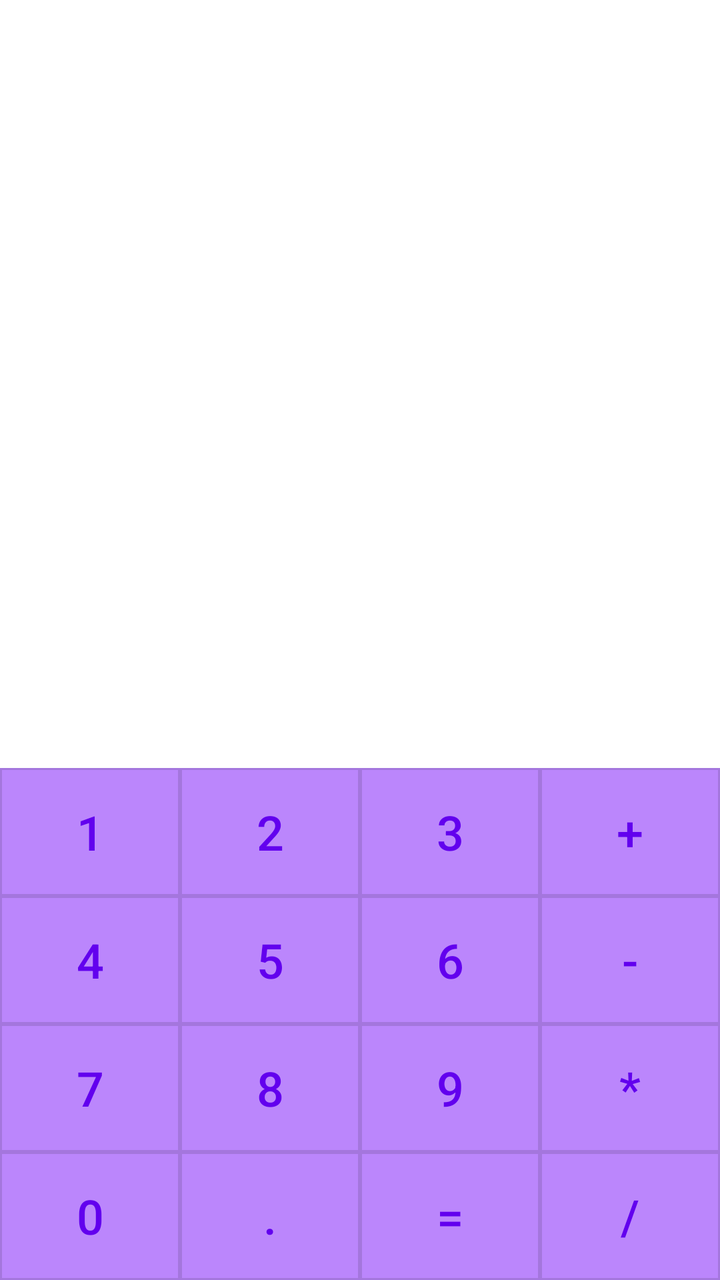
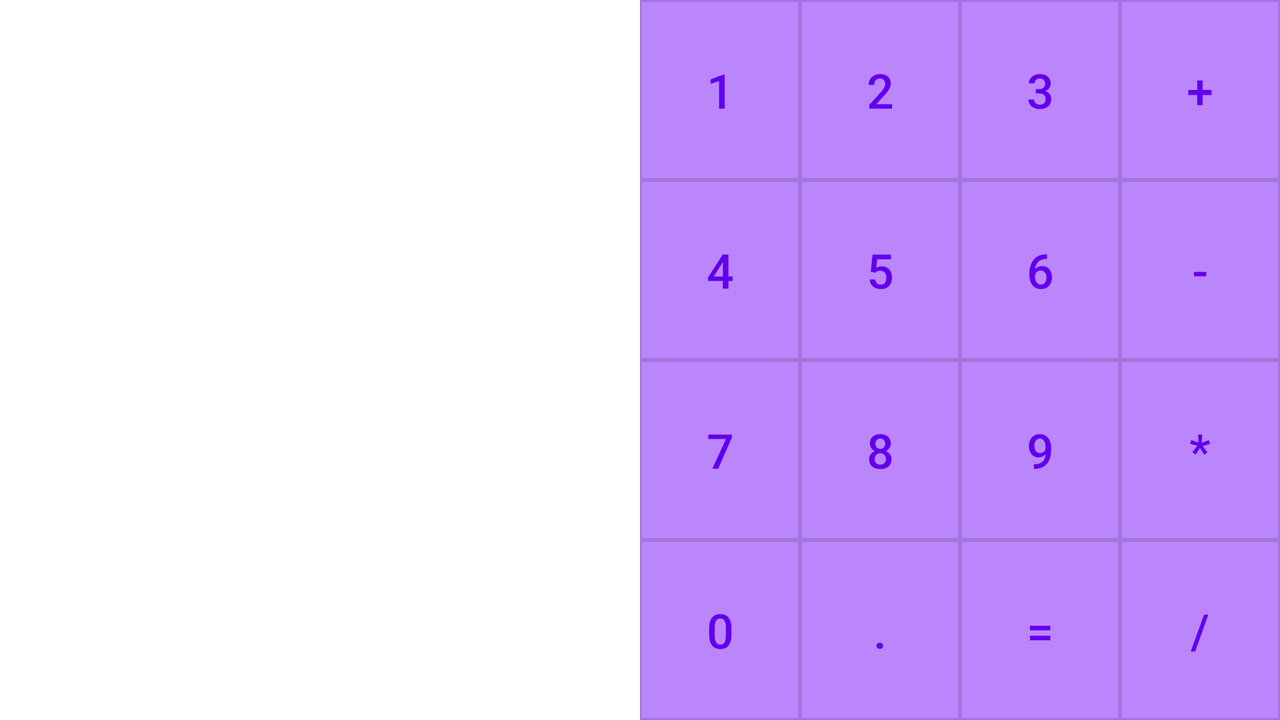

An Android layout and its configuration variant, each rendered on a device that would load it. The default file and the variant file are quoted in full after the pictures.
<!-- AndroidManifest.xml: application theme Theme.GeekBrainsAndroidStart -->
<!-- res/layout/calc.xml -->
<?xml version="1.0" encoding="utf-8"?>
<androidx.constraintlayout.widget.ConstraintLayout xmlns:android="http://schemas.android.com/apk/res/android"
    xmlns:app="http://schemas.android.com/apk/res-auto"
    android:layout_width="match_parent"
    android:layout_height="match_parent">

    <androidx.constraintlayout.widget.ConstraintLayout
        android:id="@+id/calc_tab"
        android:layout_width="0dp"
        android:layout_height="wrap_content"
        android:background="@color/purple_200"
        app:layout_constraintBottom_toBottomOf="parent"
        app:layout_constraintEnd_toEndOf="parent"
        app:layout_constraintStart_toStartOf="parent">

        <com.google.android.material.button.MaterialButton
            android:id="@+id/calc_btn_1"
            style="@style/Widget.MaterialComponents.Button.OutlinedButton"
            android:layout_width="0dp"
            android:layout_height="@dimen/calc_btn_size"
            android:insetTop="0dp"
            android:insetBottom="0dp"
            android:text="@string/calc_btn_1_text"
            android:textSize="@dimen/calc_btn_text_size"
            app:cornerRadius="0dp"
            app:layout_constraintBottom_toTopOf="@+id/calc_btn_4"
            app:layout_constraintEnd_toStartOf="@+id/calc_btn_2"
            app:layout_constraintHorizontal_bias="0.5"
            app:layout_constraintStart_toStartOf="parent" />

        <com.google.android.material.button.MaterialButton
            android:id="@+id/calc_btn_2"
            style="@style/Widget.MaterialComponents.Button.OutlinedButton"
            android:layout_width="0dp"
            android:layout_height="@dimen/calc_btn_size"
            android:insetTop="0dp"
            android:insetBottom="0dp"
            android:text="@string/calc_btn_2_text"
            android:textSize="@dimen/calc_btn_text_size"
            app:cornerRadius="0dp"
            app:layout_constraintBottom_toTopOf="@+id/calc_btn_5"
            app:layout_constraintEnd_toStartOf="@+id/calc_btn_3"
            app:layout_constraintHorizontal_bias="0.5"
            app:layout_constraintStart_toEndOf="@+id/calc_btn_1" />

        <com.google.android.material.button.MaterialButton
            android:id="@+id/calc_btn_3"
            style="@style/Widget.MaterialComponents.Button.OutlinedButton"
            android:layout_width="0dp"
            android:layout_height="@dimen/calc_btn_size"
            android:insetTop="0dp"
            android:insetBottom="0dp"
            android:text="@string/calc_btn_3_text"
            android:textSize="@dimen/calc_btn_text_size"
            app:cornerRadius="0dp"
            app:layout_constraintBottom_toTopOf="@+id/calc_btn_6"
            app:layout_constraintEnd_toStartOf="@+id/calc_btn_plus"
            app:layout_constraintHorizontal_bias="0.5"
            app:layout_constraintStart_toEndOf="@+id/calc_btn_2" />

        <com.google.android.material.button.MaterialButton
            android:id="@+id/calc_btn_plus"
            style="@style/Widget.MaterialComponents.Button.OutlinedButton"
            android:layout_width="0dp"
            android:layout_height="@dimen/calc_btn_size"
            android:insetTop="0dp"
            android:insetBottom="0dp"
            android:text="@string/calc_btn_plus_text"
            android:textSize="@dimen/calc_btn_text_size"
            app:cornerRadius="0dp"
            app:layout_constraintBottom_toTopOf="@+id/calc_btn_minus"
            app:layout_constraintEnd_toEndOf="parent"
            app:layout_constraintHorizontal_bias="0.5"
            app:layout_constraintStart_toEndOf="@+id/calc_btn_3" />

        <com.google.android.material.button.MaterialButton
            android:id="@+id/calc_btn_4"
            style="@style/Widget.MaterialComponents.Button.OutlinedButton"
            android:layout_width="0dp"
            android:layout_height="@dimen/calc_btn_size"
            android:insetTop="0dp"
            android:insetBottom="0dp"
            android:text="@string/calc_btn_4_text"
            android:textSize="@dimen/calc_btn_text_size"
            app:cornerRadius="0dp"
            app:layout_constraintBottom_toTopOf="@+id/calc_btn_7"
            app:layout_constraintEnd_toStartOf="@+id/calc_btn_5"
            app:layout_constraintHorizontal_bias="0.5"
            app:layout_constraintStart_toStartOf="parent" />

        <com.google.android.material.button.MaterialButton
            android:id="@+id/calc_btn_5"
            style="@style/Widget.MaterialComponents.Button.OutlinedButton"
            android:layout_width="0dp"
            android:layout_height="@dimen/calc_btn_size"
            android:insetTop="0dp"
            android:insetBottom="0dp"
            android:text="@string/calc_btn_5_text"
            android:textSize="@dimen/calc_btn_text_size"
            app:cornerRadius="0dp"
            app:layout_constraintBottom_toTopOf="@+id/calc_btn_8"
            app:layout_constraintEnd_toStartOf="@+id/calc_btn_6"
            app:layout_constraintHorizontal_bias="0.5"
            app:layout_constraintStart_toEndOf="@+id/calc_btn_4" />

        <com.google.android.material.button.MaterialButton
            android:id="@+id/calc_btn_6"
            style="@style/Widget.MaterialComponents.Button.OutlinedButton"
            android:layout_width="0dp"
            android:layout_height="@dimen/calc_btn_size"
            android:insetTop="0dp"
            android:insetBottom="0dp"
            android:text="@string/calc_btn_6_text"
            android:textSize="@dimen/calc_btn_text_size"
            app:cornerRadius="0dp"
            app:layout_constraintBottom_toTopOf="@+id/calc_btn_9"
            app:layout_constraintEnd_toStartOf="@+id/calc_btn_minus"
            app:layout_constraintHorizontal_bias="0.5"
            app:layout_constraintStart_toEndOf="@+id/calc_btn_5" />

        <com.google.android.material.button.MaterialButton
            android:id="@+id/calc_btn_minus"
            style="@style/Widget.MaterialComponents.Button.OutlinedButton"
            android:layout_width="0dp"
            android:layout_height="@dimen/calc_btn_size"
            android:insetTop="0dp"
            android:insetBottom="0dp"
            android:text="@string/calc_btn_minus"
            android:textSize="@dimen/calc_btn_text_size"
            app:cornerRadius="0dp"
            app:layout_constraintBottom_toTopOf="@+id/calc_btn_multiply"
            app:layout_constraintEnd_toEndOf="parent"
            app:layout_constraintHorizontal_bias="0.5"
            app:layout_constraintStart_toEndOf="@+id/calc_btn_6" />

        <com.google.android.material.button.MaterialButton
            android:id="@+id/calc_btn_7"
            style="@style/Widget.MaterialComponents.Button.OutlinedButton"
            android:layout_width="0dp"
            android:layout_height="@dimen/calc_btn_size"
            android:insetTop="0dp"
            android:insetBottom="0dp"
            android:text="@string/calc_btn_7_text"
            android:textSize="@dimen/calc_btn_text_size"
            app:cornerRadius="0dp"
            app:layout_constraintBottom_toTopOf="@+id/calc_btn_0"
            app:layout_constraintEnd_toStartOf="@+id/calc_btn_8"
            app:layout_constraintHorizontal_bias="0.5"
            app:layout_constraintStart_toStartOf="parent" />

        <com.google.android.material.button.MaterialButton
            android:id="@+id/calc_btn_8"
            style="@style/Widget.MaterialComponents.Button.OutlinedButton"
            android:layout_width="0dp"
            android:layout_height="@dimen/calc_btn_size"
            android:insetTop="0dp"
            android:insetBottom="0dp"
            android:text="@string/calc_btn_8_text"
            android:textSize="@dimen/calc_btn_text_size"
            app:cornerRadius="0dp"
            app:layout_constraintBottom_toTopOf="@+id/calc_btn_dot"
            app:layout_constraintEnd_toStartOf="@+id/calc_btn_9"
            app:layout_constraintHorizontal_bias="0.5"
            app:layout_constraintStart_toEndOf="@+id/calc_btn_7" />

        <com.google.android.material.button.MaterialButton
            android:id="@+id/calc_btn_9"
            style="@style/Widget.MaterialComponents.Button.OutlinedButton"
            android:layout_width="0dp"
            android:layout_height="@dimen/calc_btn_size"
            android:insetTop="0dp"
            android:insetBottom="0dp"
            android:text="@string/calc_btn_9_text"
            android:textSize="@dimen/calc_btn_text_size"
            app:cornerRadius="0dp"
            app:layout_constraintBottom_toTopOf="@+id/calc_btn_equals"
            app:layout_constraintEnd_toStartOf="@+id/calc_btn_multiply"
            app:layout_constraintHorizontal_bias="0.5"
            app:layout_constraintStart_toEndOf="@+id/calc_btn_8" />

        <com.google.android.material.button.MaterialButton
            android:id="@+id/calc_btn_multiply"
            style="@style/Widget.MaterialComponents.Button.OutlinedButton"
            android:layout_width="0dp"
            android:layout_height="@dimen/calc_btn_size"
            android:insetTop="0dp"
            android:insetBottom="0dp"
            android:text="@string/calc_btn_multiply_text"
            android:textSize="@dimen/calc_btn_text_size"
            app:cornerRadius="0dp"
            app:layout_constraintBottom_toTopOf="@+id/calc_btn_slash"
            app:layout_constraintEnd_toEndOf="parent"
            app:layout_constraintHorizontal_bias="0.5"
            app:layout_constraintStart_toEndOf="@+id/calc_btn_9" />


        <com.google.android.material.button.MaterialButton
            android:id="@+id/calc_btn_0"
            style="@style/Widget.MaterialComponents.Button.OutlinedButton"
            android:layout_width="0dp"
            android:layout_height="@dimen/calc_btn_size"
            android:insetTop="0dp"
            android:insetBottom="0dp"
            android:text="@string/calc_btn_0_text"
            android:textSize="@dimen/calc_btn_text_size"
            app:cornerRadius="0dp"
            app:layout_constraintBottom_toBottomOf="parent"
            app:layout_constraintEnd_toStartOf="@+id/calc_btn_dot"
            app:layout_constraintHorizontal_bias="0.5"
            app:layout_constraintStart_toStartOf="parent" />

        <com.google.android.material.button.MaterialButton
            android:id="@+id/calc_btn_dot"
            style="@style/Widget.MaterialComponents.Button.OutlinedButton"
            android:layout_width="0dp"
            android:layout_height="@dimen/calc_btn_size"
            android:insetTop="0dp"
            android:insetBottom="0dp"
            android:text="@string/calc_btn_dot_text"
            android:textSize="@dimen/calc_btn_text_size"
            app:cornerRadius="0dp"
            app:layout_constraintBottom_toBottomOf="parent"
            app:layout_constraintEnd_toStartOf="@+id/calc_btn_equals"
            app:layout_constraintHorizontal_bias="0.5"
            app:layout_constraintStart_toEndOf="@+id/calc_btn_0" />

        <com.google.android.material.button.MaterialButton
            android:id="@+id/calc_btn_equals"
            style="@style/Widget.MaterialComponents.Button.OutlinedButton"
            android:layout_width="0dp"
            android:layout_height="@dimen/calc_btn_size"
            android:insetTop="0dp"
            android:insetBottom="0dp"
            android:text="@string/calc_btn_equals_text"
            android:textSize="@dimen/calc_btn_text_size"
            app:cornerRadius="0dp"
            app:layout_constraintBottom_toBottomOf="parent"
            app:layout_constraintEnd_toStartOf="@+id/calc_btn_slash"
            app:layout_constraintHorizontal_bias="0.5"
            app:layout_constraintStart_toEndOf="@+id/calc_btn_dot" />

        <com.google.android.material.button.MaterialButton
            android:id="@+id/calc_btn_slash"
            style="@style/Widget.MaterialComponents.Button.OutlinedButton"
            android:layout_width="0dp"
            android:layout_height="@dimen/calc_btn_size"
            android:insetTop="0dp"
            android:insetBottom="0dp"
            android:text="@string/calc_btn_slash_text"
            android:textSize="@dimen/calc_btn_text_size"
            app:cornerRadius="0dp"
            app:layout_constraintBottom_toBottomOf="parent"
            app:layout_constraintEnd_toEndOf="parent"
            app:layout_constraintHorizontal_bias="0.5"
            app:layout_constraintStart_toEndOf="@+id/calc_btn_equals" />

    </androidx.constraintlayout.widget.ConstraintLayout>

</androidx.constraintlayout.widget.ConstraintLayout>
<!-- resources referenced by this layout -->
<resources>
  <dimen name="calc_btn_size">64dp</dimen>
  <dimen name="calc_btn_text_size">24sp</dimen>
  <string name="calc_btn_0_text">0</string>
  <string name="calc_btn_1_text">1</string>
  <string name="calc_btn_2_text">2</string>
  <string name="calc_btn_3_text">3</string>
  <string name="calc_btn_4_text">4</string>
  <string name="calc_btn_5_text">5</string>
  <string name="calc_btn_6_text">6</string>
  <string name="calc_btn_7_text">7</string>
  <string name="calc_btn_8_text">8</string>
  <string name="calc_btn_9_text">9</string>
  <string name="calc_btn_dot_text">.</string>
  <string name="calc_btn_equals_text">=</string>
  <string name="calc_btn_minus">-</string>
  <string name="calc_btn_multiply_text">*</string>
  <string name="calc_btn_plus_text">+</string>
  <string name="calc_btn_slash_text">/</string>
  <style name="Theme.GeekBrainsAndroidStart" parent="Theme.MaterialComponents.DayNight.DarkActionBar">
          <item name="colorPrimary">@color/purple_500</item>
          <item name="colorPrimaryVariant">@color/purple_700</item>
          <item name="colorOnPrimary">@color/white</item>
          <item name="colorSecondary">@color/teal_200</item>
          <item name="colorSecondaryVariant">@color/teal_700</item>
          <item name="colorOnSecondary">@color/black</item>
          <item name="android:statusBarColor" tools:targetApi="l">?attr/colorPrimaryVariant</item>
      </style>
</resources>
<!-- res/layout-land/calc.xml (the repository's variant of the layout above) -->
<!-- drawn on the phone turned sideways -->
<?xml version="1.0" encoding="utf-8"?>
<LinearLayout xmlns:android="http://schemas.android.com/apk/res/android"
    xmlns:app="http://schemas.android.com/apk/res-auto"
    android:layout_width="match_parent"
    android:layout_height="match_parent"
    android:orientation="horizontal">

    <TextView
        android:id="@+id/calc_text"
        android:layout_width="0dp"
        android:layout_height="match_parent"
        android:layout_weight="1"
        android:padding="20dp"
        android:textColor="@color/purple_500"
        android:textSize="@dimen/calc_text_size" />

    <androidx.constraintlayout.widget.ConstraintLayout
        android:id="@+id/calc_tab"
        android:layout_width="0dp"
        android:layout_height="match_parent"
        android:layout_weight="1"
        android:background="@color/purple_200"
        app:layout_constraintBottom_toBottomOf="parent"
        app:layout_constraintEnd_toEndOf="parent"
        app:layout_constraintStart_toStartOf="parent">

        <com.google.android.material.button.MaterialButton
            android:id="@+id/calc_btn_1"
            style="@style/Widget.MaterialComponents.Button.OutlinedButton"
            android:layout_width="0dp"
            android:layout_height="0dp"
            android:insetTop="0dp"
            android:insetBottom="0dp"
            android:text="@string/calc_btn_1_text"
            android:textSize="@dimen/calc_btn_text_size"
            app:cornerRadius="0dp"
            app:layout_constraintBottom_toTopOf="@+id/calc_btn_4"
            app:layout_constraintEnd_toStartOf="@+id/calc_btn_2"
            app:layout_constraintHorizontal_bias="0.5"
            app:layout_constraintStart_toStartOf="parent"
            app:layout_constraintTop_toTopOf="parent" />

        <com.google.android.material.button.MaterialButton
            android:id="@+id/calc_btn_2"
            style="@style/Widget.MaterialComponents.Button.OutlinedButton"
            android:layout_width="0dp"
            android:layout_height="0dp"
            android:insetTop="0dp"
            android:insetBottom="0dp"
            android:text="@string/calc_btn_2_text"
            android:textSize="@dimen/calc_btn_text_size"
            app:cornerRadius="0dp"
            app:layout_constraintBottom_toTopOf="@+id/calc_btn_5"
            app:layout_constraintEnd_toStartOf="@+id/calc_btn_3"
            app:layout_constraintHorizontal_bias="0.5"
            app:layout_constraintStart_toEndOf="@+id/calc_btn_1"
            app:layout_constraintTop_toTopOf="parent" />

        <com.google.android.material.button.MaterialButton
            android:id="@+id/calc_btn_3"
            style="@style/Widget.MaterialComponents.Button.OutlinedButton"
            android:layout_width="0dp"
            android:layout_height="0dp"
            android:insetTop="0dp"
            android:insetBottom="0dp"
            android:text="@string/calc_btn_3_text"
            android:textSize="@dimen/calc_btn_text_size"
            app:cornerRadius="0dp"
            app:layout_constraintBottom_toTopOf="@+id/calc_btn_6"
            app:layout_constraintEnd_toStartOf="@+id/calc_btn_10"
            app:layout_constraintHorizontal_bias="0.5"
            app:layout_constraintStart_toEndOf="@+id/calc_btn_2"
            app:layout_constraintTop_toTopOf="parent" />

        <com.google.android.material.button.MaterialButton
            android:id="@+id/calc_btn_10"
            style="@style/Widget.MaterialComponents.Button.OutlinedButton"
            android:layout_width="0dp"
            android:layout_height="0dp"
            android:insetTop="0dp"
            android:insetBottom="0dp"
            android:text="@string/calc_btn_plus_text"
            android:textSize="@dimen/calc_btn_text_size"
            app:cornerRadius="0dp"
            app:layout_constraintBottom_toTopOf="@+id/calc_btn_11"
            app:layout_constraintEnd_toEndOf="parent"
            app:layout_constraintHorizontal_bias="0.5"
            app:layout_constraintStart_toEndOf="@+id/calc_btn_3"
            app:layout_constraintTop_toTopOf="parent" />

        <com.google.android.material.button.MaterialButton
            android:id="@+id/calc_btn_4"
            style="@style/Widget.MaterialComponents.Button.OutlinedButton"
            android:layout_width="0dp"
            android:layout_height="0dp"
            android:insetTop="0dp"
            android:insetBottom="0dp"
            android:text="@string/calc_btn_4_text"
            android:textSize="@dimen/calc_btn_text_size"
            app:cornerRadius="0dp"
            app:layout_constraintBottom_toTopOf="@+id/calc_btn_7"
            app:layout_constraintEnd_toStartOf="@+id/calc_btn_5"
            app:layout_constraintHorizontal_bias="0.5"
            app:layout_constraintStart_toStartOf="parent"
            app:layout_constraintTop_toBottomOf="@id/calc_btn_1" />

        <com.google.android.material.button.MaterialButton
            android:id="@+id/calc_btn_5"
            style="@style/Widget.MaterialComponents.Button.OutlinedButton"
            android:layout_width="0dp"
            android:layout_height="0dp"
            android:insetTop="0dp"
            android:insetBottom="0dp"
            android:text="@string/calc_btn_5_text"
            android:textSize="@dimen/calc_btn_text_size"
            app:cornerRadius="0dp"
            app:layout_constraintBottom_toTopOf="@+id/calc_btn_8"
            app:layout_constraintEnd_toStartOf="@+id/calc_btn_6"
            app:layout_constraintHorizontal_bias="0.5"
            app:layout_constraintStart_toEndOf="@+id/calc_btn_4"
            app:layout_constraintTop_toBottomOf="@id/calc_btn_2" />

        <com.google.android.material.button.MaterialButton
            android:id="@+id/calc_btn_6"
            style="@style/Widget.MaterialComponents.Button.OutlinedButton"
            android:layout_width="0dp"
            android:layout_height="0dp"
            android:insetTop="0dp"
            android:insetBottom="0dp"
            android:text="@string/calc_btn_6_text"
            android:textSize="@dimen/calc_btn_text_size"
            app:cornerRadius="0dp"
            app:layout_constraintBottom_toTopOf="@+id/calc_btn_9"
            app:layout_constraintEnd_toStartOf="@+id/calc_btn_11"
            app:layout_constraintHorizontal_bias="0.5"
            app:layout_constraintStart_toEndOf="@+id/calc_btn_5"
            app:layout_constraintTop_toBottomOf="@id/calc_btn_3" />

        <com.google.android.material.button.MaterialButton
            android:id="@+id/calc_btn_11"
            style="@style/Widget.MaterialComponents.Button.OutlinedButton"
            android:layout_width="0dp"
            android:layout_height="0dp"
            android:insetTop="0dp"
            android:insetBottom="0dp"
            android:text="@string/calc_btn_minus"
            android:textSize="@dimen/calc_btn_text_size"
            app:cornerRadius="0dp"
            app:layout_constraintBottom_toTopOf="@+id/calc_btn_12"
            app:layout_constraintEnd_toEndOf="parent"
            app:layout_constraintHorizontal_bias="0.5"
            app:layout_constraintStart_toEndOf="@+id/calc_btn_6"
            app:layout_constraintTop_toBottomOf="@id/calc_btn_10" />

        <com.google.android.material.button.MaterialButton
            android:id="@+id/calc_btn_7"
            style="@style/Widget.MaterialComponents.Button.OutlinedButton"
            android:layout_width="0dp"
            android:layout_height="0dp"
            android:insetTop="0dp"
            android:insetBottom="0dp"
            android:text="@string/calc_btn_7_text"
            android:textSize="@dimen/calc_btn_text_size"
            app:cornerRadius="0dp"
            app:layout_constraintBottom_toTopOf="@+id/calc_btn_0"
            app:layout_constraintEnd_toStartOf="@+id/calc_btn_8"
            app:layout_constraintHorizontal_bias="0.5"
            app:layout_constraintStart_toStartOf="parent"
            app:layout_constraintTop_toBottomOf="@id/calc_btn_4" />

        <com.google.android.material.button.MaterialButton
            android:id="@+id/calc_btn_8"
            style="@style/Widget.MaterialComponents.Button.OutlinedButton"
            android:layout_width="0dp"
            android:layout_height="0dp"
            android:insetTop="0dp"
            android:insetBottom="0dp"
            android:text="@string/calc_btn_8_text"
            android:textSize="@dimen/calc_btn_text_size"
            app:cornerRadius="0dp"
            app:layout_constraintBottom_toTopOf="@+id/calc_btn_13"
            app:layout_constraintEnd_toStartOf="@+id/calc_btn_9"
            app:layout_constraintHorizontal_bias="0.5"
            app:layout_constraintStart_toEndOf="@+id/calc_btn_7"
            app:layout_constraintTop_toBottomOf="@id/calc_btn_5" />

        <com.google.android.material.button.MaterialButton
            android:id="@+id/calc_btn_9"
            style="@style/Widget.MaterialComponents.Button.OutlinedButton"
            android:layout_width="0dp"
            android:layout_height="0dp"
            android:insetTop="0dp"
            android:insetBottom="0dp"
            android:text="@string/calc_btn_9_text"
            android:textSize="@dimen/calc_btn_text_size"
            app:cornerRadius="0dp"
            app:layout_constraintBottom_toTopOf="@+id/calc_btn_14"
            app:layout_constraintEnd_toStartOf="@+id/calc_btn_12"
            app:layout_constraintHorizontal_bias="0.5"
            app:layout_constraintStart_toEndOf="@+id/calc_btn_8"
            app:layout_constraintTop_toBottomOf="@id/calc_btn_6" />


        <com.google.android.material.button.MaterialButton
            android:id="@+id/calc_btn_12"
            style="@style/Widget.MaterialComponents.Button.OutlinedButton"
            android:layout_width="0dp"
            android:layout_height="0dp"
            android:insetTop="0dp"
            android:insetBottom="0dp"
            android:text="@string/calc_btn_multiply_text"
            android:textSize="@dimen/calc_btn_text_size"
            app:cornerRadius="0dp"
            app:layout_constraintBottom_toTopOf="@+id/calc_btn_15"
            app:layout_constraintEnd_toEndOf="parent"
            app:layout_constraintHorizontal_bias="0.5"
            app:layout_constraintStart_toEndOf="@+id/calc_btn_9"
            app:layout_constraintTop_toBottomOf="@id/calc_btn_11" />

        <com.google.android.material.button.MaterialButton
            android:id="@+id/calc_btn_0"
            style="@style/Widget.MaterialComponents.Button.OutlinedButton"
            android:layout_width="0dp"
            android:layout_height="0dp"
            android:insetTop="0dp"
            android:insetBottom="0dp"
            android:text="@string/calc_btn_0_text"
            android:textSize="@dimen/calc_btn_text_size"
            app:cornerRadius="0dp"
            app:layout_constraintBottom_toBottomOf="parent"
            app:layout_constraintEnd_toStartOf="@+id/calc_btn_13"
            app:layout_constraintHorizontal_bias="0.5"
            app:layout_constraintStart_toStartOf="parent"
            app:layout_constraintTop_toBottomOf="@id/calc_btn_7" />

        <com.google.android.material.button.MaterialButton
            android:id="@+id/calc_btn_13"
            style="@style/Widget.MaterialComponents.Button.OutlinedButton"
            android:layout_width="0dp"
            android:layout_height="0dp"
            android:insetTop="0dp"
            android:insetBottom="0dp"
            android:text="@string/calc_btn_dot_text"
            android:textSize="@dimen/calc_btn_text_size"
            app:cornerRadius="0dp"
            app:layout_constraintBottom_toBottomOf="parent"
            app:layout_constraintEnd_toStartOf="@+id/calc_btn_14"
            app:layout_constraintHorizontal_bias="0.5"
            app:layout_constraintStart_toEndOf="@+id/calc_btn_0"
            app:layout_constraintTop_toBottomOf="@id/calc_btn_8" />

        <com.google.android.material.button.MaterialButton
            android:id="@+id/calc_btn_14"
            style="@style/Widget.MaterialComponents.Button.OutlinedButton"
            android:layout_width="0dp"
            android:layout_height="0dp"
            android:insetTop="0dp"
            android:insetBottom="0dp"
            android:text="@string/calc_btn_equals_text"
            android:textSize="@dimen/calc_btn_text_size"
            app:cornerRadius="0dp"
            app:layout_constraintBottom_toBottomOf="parent"
            app:layout_constraintEnd_toStartOf="@+id/calc_btn_15"
            app:layout_constraintHorizontal_bias="0.5"
            app:layout_constraintStart_toEndOf="@+id/calc_btn_13"
            app:layout_constraintTop_toBottomOf="@id/calc_btn_9" />

        <com.google.android.material.button.MaterialButton
            android:id="@+id/calc_btn_15"
            style="@style/Widget.MaterialComponents.Button.OutlinedButton"
            android:layout_width="0dp"
            android:layout_height="0dp"
            android:insetTop="0dp"
            android:insetBottom="0dp"
            android:text="@string/calc_btn_slash_text"
            android:textSize="@dimen/calc_btn_text_size"
            app:cornerRadius="0dp"
            app:layout_constraintBottom_toBottomOf="parent"
            app:layout_constraintEnd_toEndOf="parent"
            app:layout_constraintHorizontal_bias="0.5"
            app:layout_constraintStart_toEndOf="@+id/calc_btn_14"
            app:layout_constraintTop_toBottomOf="@id/calc_btn_12" />

    </androidx.constraintlayout.widget.ConstraintLayout>

</LinearLayout>
<!-- resources referenced by the variant -->
<!-- as the phone turned sideways resolves them -->
<resources>
  <dimen name="calc_btn_text_size">24sp</dimen>
  <dimen name="calc_text_size">40sp</dimen>
  <string name="calc_btn_0_text">0</string>
  <string name="calc_btn_1_text">1</string>
  <string name="calc_btn_2_text">2</string>
  <string name="calc_btn_3_text">3</string>
  <string name="calc_btn_4_text">4</string>
  <string name="calc_btn_5_text">5</string>
  <string name="calc_btn_6_text">6</string>
  <string name="calc_btn_7_text">7</string>
  <string name="calc_btn_8_text">8</string>
  <string name="calc_btn_9_text">9</string>
  <string name="calc_btn_dot_text">.</string>
  <string name="calc_btn_equals_text">=</string>
  <string name="calc_btn_minus">-</string>
  <string name="calc_btn_multiply_text">*</string>
  <string name="calc_btn_plus_text">+</string>
  <string name="calc_btn_slash_text">/</string>
  <style name="Theme.GeekBrainsAndroidStart" parent="Theme.MaterialComponents.DayNight.DarkActionBar">
          <item name="colorPrimary">@color/purple_500</item>
          <item name="colorPrimaryVariant">@color/purple_700</item>
          <item name="colorOnPrimary">@color/white</item>
          <item name="colorSecondary">@color/teal_200</item>
          <item name="colorSecondaryVariant">@color/teal_700</item>
          <item name="colorOnSecondary">@color/black</item>
          <item name="android:statusBarColor" tools:targetApi="l">?attr/colorPrimaryVariant</item>
      </style>
</resources>
